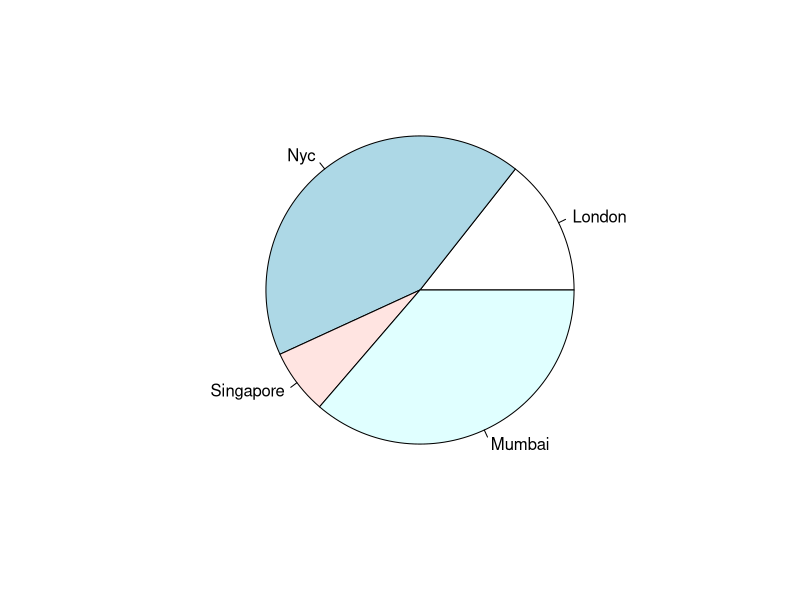
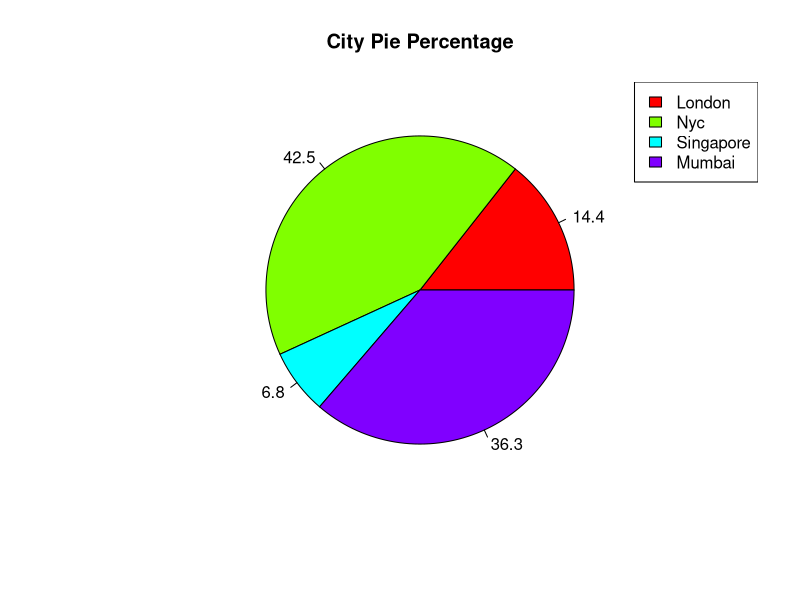

Reproduce these figures in R, in order. (Note: this script raises an error after producing the figures.)
x=c(21,62,10,53)
labels=c("London","Nyc","Singapore","Mumbai")
png(file="city.png")
pie(x,labels)
dev.off()

#################################################################
pie_percentage=round((100*x)/sum(x),1)
png(file="City_percentage.png")
pie(x,labels = pie_percentage,main = "City Pie Percentage",col =rainbow(length(x)))
legend("topright",c("London","Nyc","Singapore","Mumbai"),cex = 1,fill = rainbow(length(x)))
dev.off()
################################################################################
png(file="pie_3d.png")


pie3D(x,labels = pie_percentage,explode = 0.1,main="city pie percentage",col=rainbow(length(x)))
legend("topright",c("London","Nyc","Singapore","Mumbai"),cex=1.2,fill = rainbow((length(x))))
dev.off()
